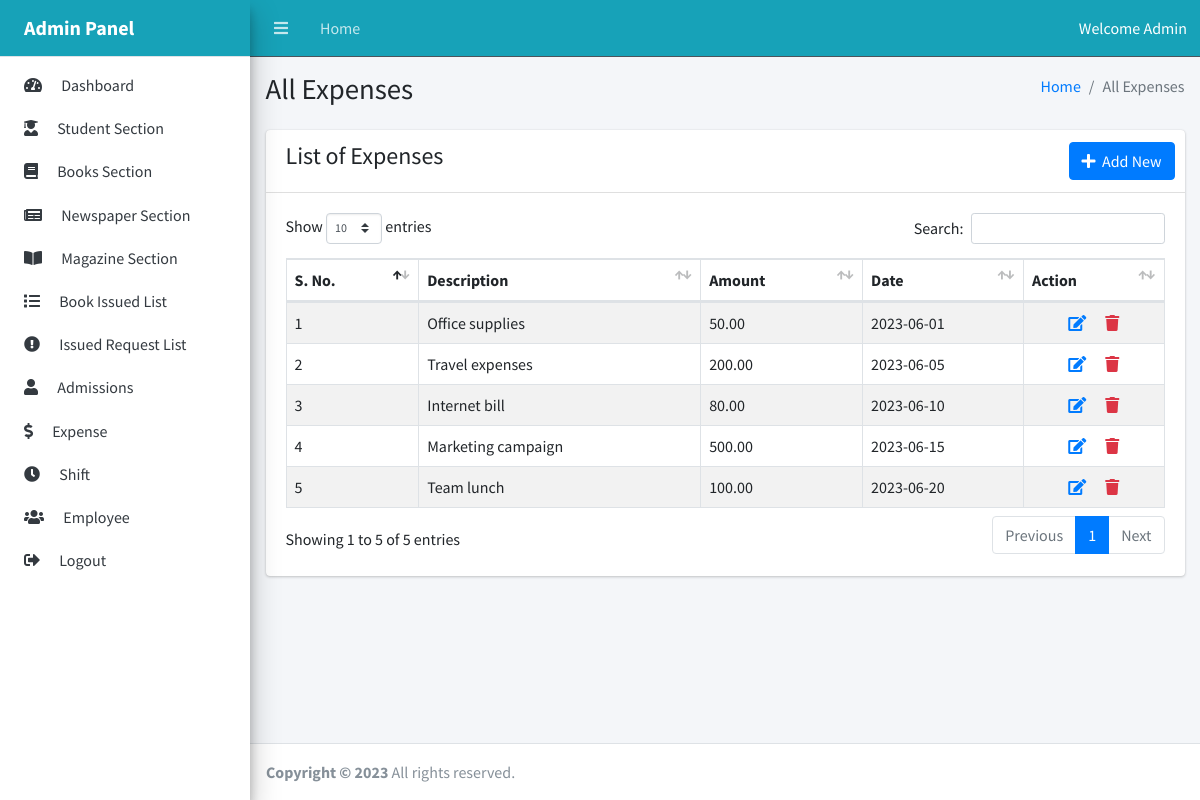
Screenshot of /admin/expense.php (signed in) with the database file from the repository.
### tables this page shows
CREATE TABLE `expenses` (
  `expense_id` int(11) NOT NULL,
  `description` varchar(100) NOT NULL,
  `amount` decimal(10,2) NOT NULL,
  `date` date NOT NULL
);

### admin/expense.php (the view, shortened to what this page needs)
<?php
include_once("../connection.php");
$sql = "SELECT * FROM expenses";
$result = mysqli_query($conn, $sql);
if ($result) {
    $expenses = mysqli_fetch_all($result, MYSQLI_ASSOC);
} else {
    echo "Error: " . mysqli_error($conn);
}
?>
<!DOCTYPE html>
<html lang="en">
<?php include_once("includes/head.php"); ?>
<body class="sidebar-mini layout-navbar-fixed layout-fixed">
    <div class="wrapper">
        <?php include_once("includes/header.php"); ?>
        <?php include_once("includes/sidebar.php"); ?>
        <div class="content-wrapper">
            <div class="content-header">
                <div class="container-fluid">
                    <div class="row mb-2">
                        <div class="col-sm-6">
                            <h1 class="m-0">All Expenses</h1>
                        </div>
                        <div class="col-sm-6">
                            <ol class="breadcrumb float-sm-right">
                                <li class="breadcrumb-item"><a href="/">Home</a></li>
                                <li class="breadcrumb-item active">All Expenses</li>
                            </ol>
                        </div>
                    </div>
                </div>
            </div>
            <div class="content">
                <div class="container-fluid">
                    <div class="row">
                        <div class="col-12">
                            <div class="card">
                                <div class="card-header d-flex">
                                    <h4>List of Expenses</h4>
                                    <div class="card-tools ml-auto">
                                        <button class="btn btn-primary" data-toggle="modal" data-target="#modal-expense">
                                            <span class="fas fa-plus"></span>&nbsp;&nbsp;Add New
                                        </button>
                                    </div>
                                </div>
                                <div class="card-body">
                                    <table id="example1" class="table table-striped table-hover table-bordered" style="width:100%">
                                        <thead>
                                            <tr>
                                                <th>S. No.</th>
                                                <th>Description</th>
                                                <th>Amount</th>
                                                <th>Date</th>
                                                <th>Action</th>
                                            </tr>
                                        </thead>
                                        <tbody>
                                            <?php foreach ($expenses as $i => $expense) : ?>
                                                <tr>
                                                    <td><?= $i + 1 ?></td>
                                                    <td><?= $expense['description'] ?></td>
                                                    <td><?= $expense['amount'] ?></td>
                                                    <td><?= $expense['date'] ?></td>
                                                    <td class="text-center">
                                                        <a href="edit_expense.php?id=<?= $expense['expense_id'] ?>"><span class="fas fa-edit text-primary"></span></a>
                                                        <a href="delete_expense.php?id=<?= $expense['expense_id'] ?>" class="ml-3" onclick="return confirm('Are you sure to delete this expense?')">
                                                            <span class="fas fa-trash text-danger"></span>
                                                        </a>
                                                    </td>
                                                </tr>
                                            <?php endforeach; ?>
                                        </tbody>
                                    </table>
                                </div>
                            </div>
                        </div>
                    </div>
                </div>
            </div>
        </div>
        <?php include_once("includes/footer.php"); ?>
    </div>
</body>
</html>

### rows the page displays
expenses: description "Office supplies", amount "50.00", date "2023-06-01"
expenses: description "Travel expenses", amount "200.00", date "2023-06-05"
expenses: description "Internet bill", amount "80.00", date "2023-06-10"
expenses: description "Marketing campaign", amount "500.00", date "2023-06-15"
expenses: description "Team lunch", amount "100.00", date "2023-06-20"
